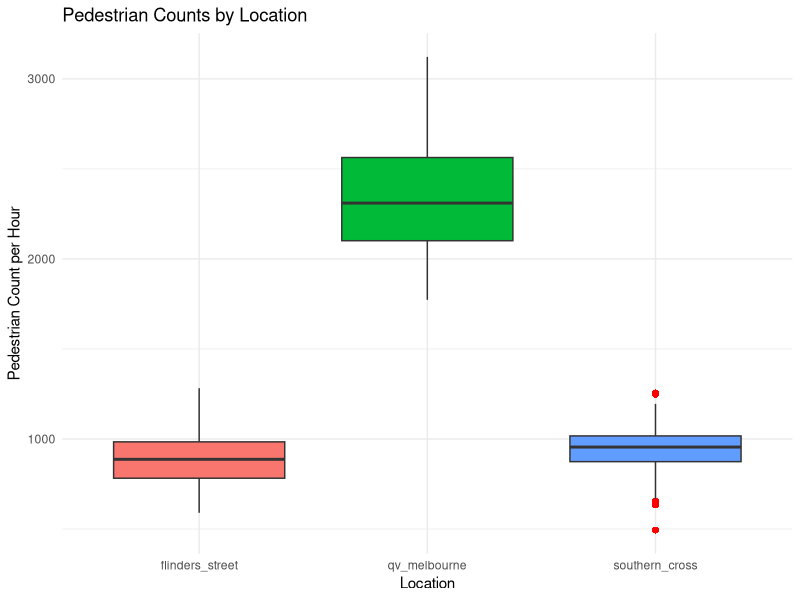
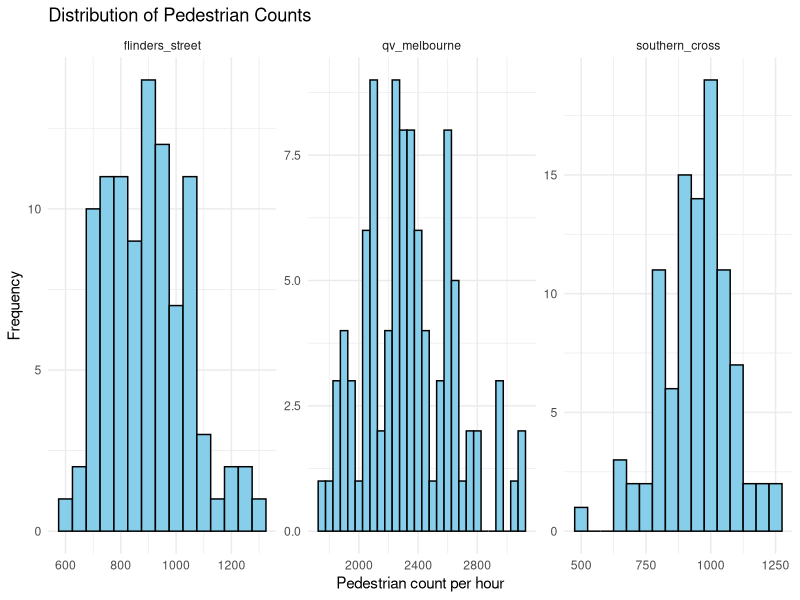
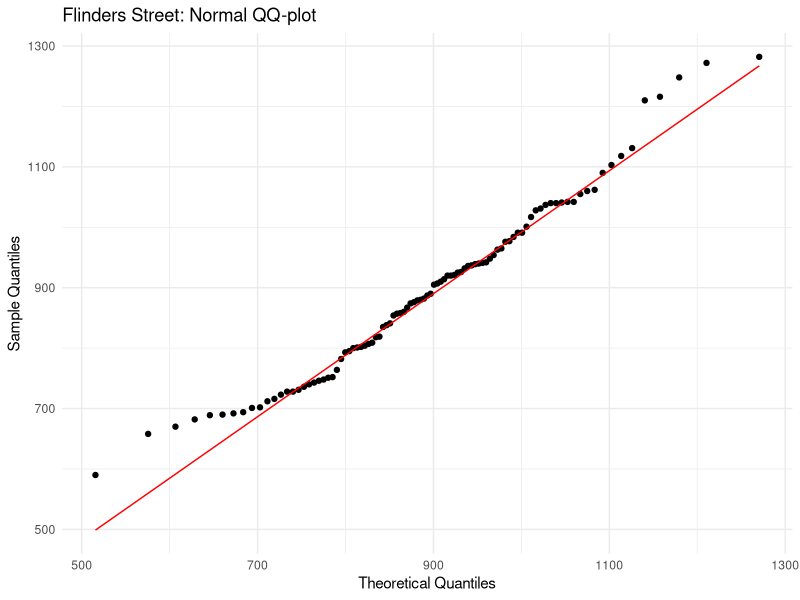
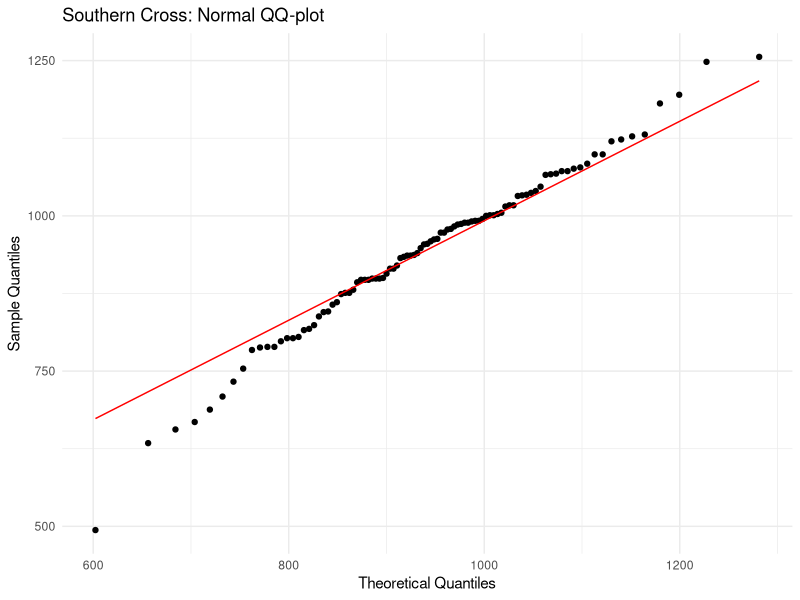
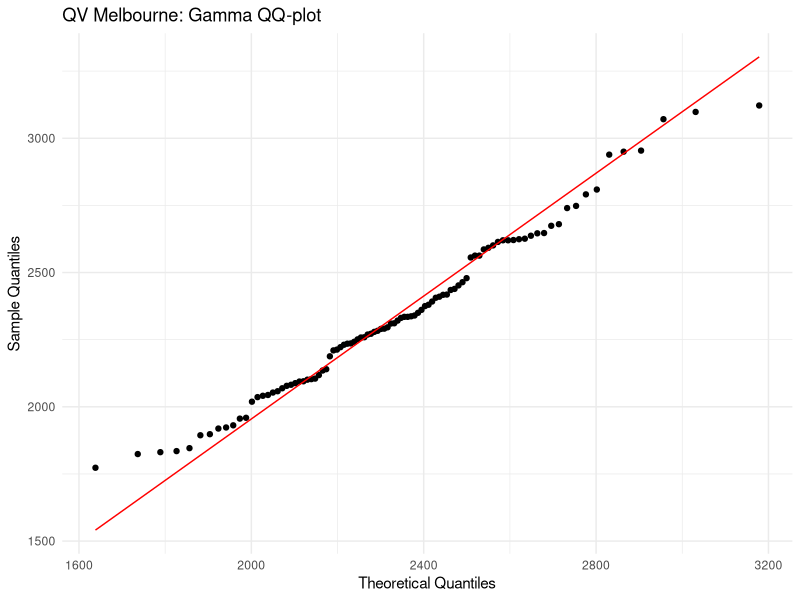
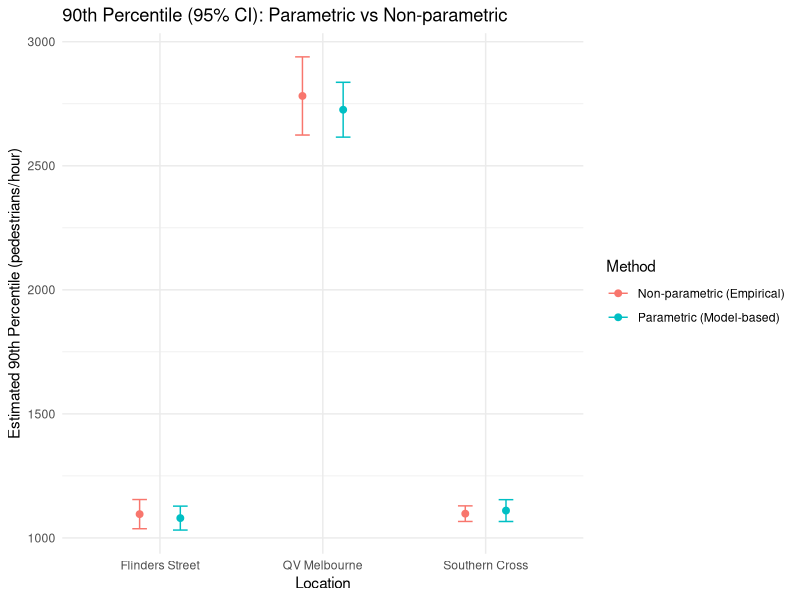
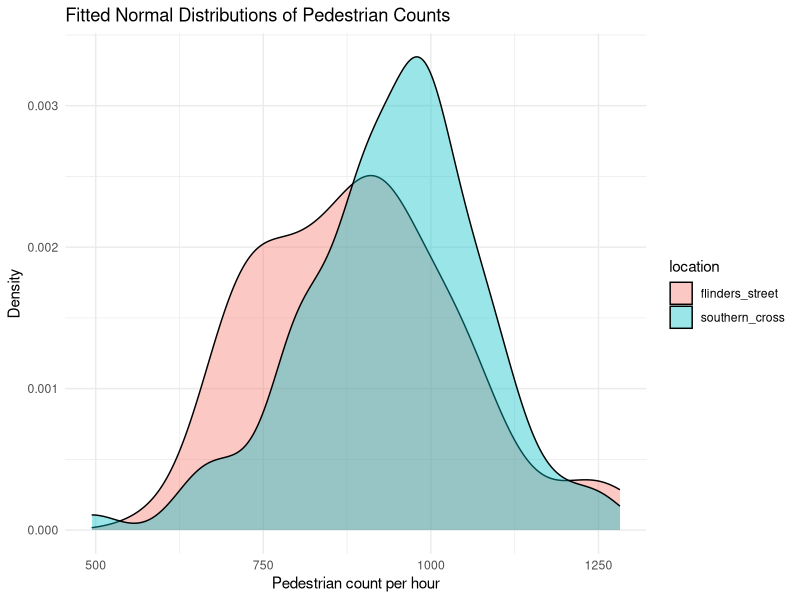
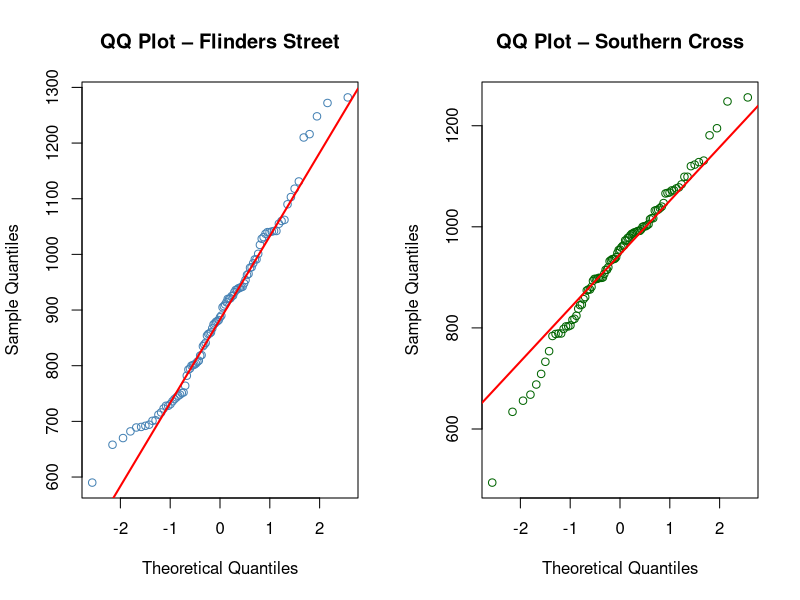

The R script that drew these images, in order:
## ---- chunk 1
# Load required libraries
library(tidyverse)
library(gridExtra) 
library(broom)      
library(dplyr)
library(ggplot2)
library(MASS)

# Set seed for reproducibility
set.seed(33895341)

# Set knitr options
knitr::opts_chunk$set(echo = TRUE, warning = FALSE,
                      eval = TRUE, message = FALSE)

# Read data (adjust path as needed)
pedestrians <- read.csv("data/pedestrians.csv")
# Verify that the data exists 
## ---- chunk 2
qv_melbourne_traffic <- pedestrians[["qv_melbourne"]]
southern_cross_traffic <- pedestrians[["southern_cross"]]
flinders_street_traffic <- pedestrians[["flinders_street"]]
## ---- chunk 3
ped_long <- pedestrians |>
  pivot_longer(cols = everything(),
               names_to = "location",
               values_to = "count")
## ---- chunk 4
get_mode <- function(x) {
  x <- x[!is.na(x)]
  ux <- unique(x)
  ux[which.max(tabulate(match(x, ux)))]
}

summary_stats <- ped_long |>
  group_by(location) |>
  summarise(
    n      = n(),                      
    Mean   = mean(count, na.rm = TRUE),
    Median = median(count, na.rm = TRUE),
    Mode   = get_mode(count),          
    SD     = sd(count, na.rm = TRUE),
    IQR    = IQR(count, na.rm = TRUE)
  ) |>
  mutate(across(where(is.numeric), ~round(.x, 1))) |>
  arrange(location)

summary_stats
## ---- chunk 5
ped_long |>
  mutate(location = forcats::fct_relevel(location, sort(unique(location)))) |>
  ggplot(aes(x = location, y = count, fill = location)) +
  geom_boxplot(outlier.colour = "red", outlier.shape = 16, outlier.size = 2) +
  labs(
    title = "Pedestrian Counts by Location",
    x = "Location",
    y = "Pedestrian Count per Hour"
  ) +
  theme_minimal() +
  theme(legend.position = "none")
## ---- chunk 6
ggplot(ped_long, aes(x = count)) +
  geom_histogram(binwidth = 50, fill = "skyblue", colour = "black") +
  facet_wrap(~ location, scales = "free") +
  labs(
    title = "Distribution of Pedestrian Counts",
    x = "Pedestrian count per hour",
    y = "Frequency"
  ) +
  theme_minimal()
## ---- chunk 7
fit_flinders <- MASS::fitdistr(flinders_street_traffic, "normal")
fit_southern <- MASS::fitdistr(southern_cross_traffic, "normal")
fit_qv       <- MASS::fitdistr(qv_melbourne_traffic,  "gamma")
## ---- chunk 8
# Helpers to tidy fits (matches Week 6 fitdistr pattern)
tidy_normal <- function(fit, location) {
  tibble::tibble(
    location = location, model = "Normal",
    mu     = unname(fit$estimate["mean"]),
    se_mu  = unname(fit$sd["mean"]),
    sigma  = unname(fit$estimate["sd"]),
    se_sigma = unname(fit$sd["sd"])
  )
}

tidy_gamma <- function(fit, location) {
  tibble::tibble(
    location = location, model = "Gamma",
    shape   = unname(fit$estimate["shape"]),
    se_shape= unname(fit$sd["shape"]),
    rate    = unname(fit$estimate["rate"]),
    se_rate = unname(fit$sd["rate"])
  )
}

# Build the report in one go
report_tbl_display <- dplyr::bind_rows(
  tidy_normal(fit_flinders, "Flinders Street"),
  tidy_normal(fit_southern, "Southern Cross"),
  tidy_gamma(fit_qv,       "QV Melbourne")
) |>
  dplyr::mutate(dplyr::across(where(is.numeric), ~round(.x, 3)))

report_tbl_display
## ---- chunk 9
# --- Flinders Street (Normal) ---
ggplot(data.frame(x = flinders_street_traffic), aes(sample = x)) +
  stat_qq(distribution = qnorm,
          dparams = list(mean = fit_flinders$estimate["mean"],
                         sd   = fit_flinders$estimate["sd"])) +
  stat_qq_line(distribution = qnorm,
               dparams = list(mean = fit_flinders$estimate["mean"],
                              sd   = fit_flinders$estimate["sd"]),
               colour = "red") +
  labs(title = "Flinders Street: Normal QQ-plot",
       x = "Theoretical Quantiles", y = "Sample Quantiles") +
  theme_minimal()

# --- Southern Cross (Normal) ---
ggplot(data.frame(x = southern_cross_traffic), aes(sample = x)) +
  stat_qq(distribution = qnorm,
          dparams = list(mean = fit_southern$estimate["mean"],
                         sd   = fit_southern$estimate["sd"])) +
  stat_qq_line(distribution = qnorm,
               dparams = list(mean = fit_southern$estimate["mean"],
                              sd   = fit_southern$estimate["sd"]),
               colour = "red") +
  labs(title = "Southern Cross: Normal QQ-plot",
       x = "Theoretical Quantiles", y = "Sample Quantiles") +
  theme_minimal()

# --- QV Melbourne (Gamma) ---
ggplot(data.frame(x = qv_melbourne_traffic), aes(sample = x)) +
  stat_qq(distribution = qgamma,
          dparams = list(shape = fit_qv$estimate["shape"],
                         rate  = fit_qv$estimate["rate"])) +
  stat_qq_line(distribution = qgamma,
               dparams = list(shape = fit_qv$estimate["shape"],
                              rate  = fit_qv$estimate["rate"]),
               colour = "red") +
  labs(title = "QV Melbourne: Gamma QQ-plot",
       x = "Theoretical Quantiles", y = "Sample Quantiles") +
  theme_minimal()
## ---- chunk 10
# Get each of the locations
qv_melbourne_traffic <- pedestrians[["qv_melbourne"]]
southern_cross_traffic <- pedestrians[["southern_cross"]]
flinders_street_traffic <- pedestrians[["flinders_street"]]
## ---- chunk 11
find_90th_percentile <- function(data, trials = 5000) {
  # Step 1: Remove missing values to ensure only valid pedestrian counts are used
  x <- data[!is.na(data)]
  n <- length(x)
  
  # Step 2–4: Bootstrap re-sampling to estimate sampling variability
  q_boot <- replicate(trials, {
    # Step 2: Create a bootstrap sample by sampling with replacement
    xb <- sample(x, size = n, replace = TRUE)
    
    # Step 3: Calculate the empirical 90th percentile for this sample
    quantile(xb, probs = 0.9, type = 7)
  })
  
  # Step 5: Construct a 95% confidence interval from the bootstrap distribution
  ci <- quantile(q_boot, c(0.025, 0.975))
  
  # Return the lower and upper bounds of the 95% CI for the 90th percentile
  list(
    ci_lower = ci[1],
    ci_upper = ci[2]
  )
}
## ---- chunk 12
# ==============================================================================
# Parametric Bootstrap Method - Combined Function
# ==============================================================================

find_90thPercentile_model <- function(data, model = "normal", trials = 5000) {
  # Remove missing/non-finite values
  x <- as.numeric(data[is.finite(data)])
  n <- length(x)
  
  if (n < 2) stop("Need at least 2 observations.")
  
  if (model == "normal") {
    # -------------------------------------------------------------------------
    # Normal Distribution
    # -------------------------------------------------------------------------
    
    # Fit Normal distribution to original data (MLE)
    mu_hat <- mean(x)
    sigma_hat <- sd(x)
    
    # Parametric bootstrap: Generate from fitted Normal distribution
    q_boot <- replicate(trials, {
      # Generate NEW data from Normal(μ̂, σ̂)
      xb <- rnorm(n, mean = mu_hat, sd = sigma_hat)
      # Calculate empirical 90th percentile from simulated data
      quantile(xb, probs = 0.90, type = 7)
    })
    
  } else if (model == "gamma") {
    # -------------------------------------------------------------------------
    # Gamma Distribution
    # -------------------------------------------------------------------------
    
    if (any(x <= 0)) stop("Gamma model requires strictly positive data.")
    
    # Fit Gamma distribution to original data (MLE)
    fit <- MASS::fitdistr(x, densfun = "gamma")
    shape_hat <- unname(fit$estimate["shape"])
    rate_hat  <- unname(fit$estimate["rate"])
    
    # Parametric bootstrap: Generate from fitted Gamma distribution
    q_boot <- replicate(trials, {
      # Generate NEW data from Gamma(α̂, β̂)
      xb <- rgamma(n, shape = shape_hat, rate = rate_hat)
      # Calculate empirical 90th percentile from simulated data
      quantile(xb, probs = 0.90, type = 7)
    })
    
  } else {
    stop("Model must be either 'normal' or 'gamma'")
  }
  
  # Construct 95% CI using percentile bootstrap method
  ci <- quantile(q_boot, c(0.025, 0.975), names = FALSE)
  
  # Return results
  list(
    q90_estimate = mean(q_boot),
    ci_lower = ci[1],
    ci_upper = ci[2]
  )
}
## ---- chunk 13
# Approach 1: Sample (Empirical) Quantile Method
qv_estimate_bootstrap <- find_90th_percentile(qv_melbourne_traffic)
flinders_estimate_bootstrap <- find_90th_percentile(flinders_street_traffic)
southern_estimate_bootstrap <- find_90th_percentile(southern_cross_traffic)
## ---- chunk 14
# Approach 2: Model Based Quantile
flinders_param <- find_90thPercentile_model(flinders_street_traffic, model = "normal")
southern_param <- find_90thPercentile_model(southern_cross_traffic, model = "normal")
qv_param       <- find_90thPercentile_model(qv_melbourne_traffic, model = "gamma")
## ---- chunk 15
# --- Point estimates (non-bootstrapped) ---
# Empirical (sample) 90th percentile
q90_emp_qv       <- quantile(qv_melbourne_traffic,       0.90, type = 7)
q90_emp_flinders <- quantile(flinders_street_traffic,    0.90, type = 7)
q90_emp_southern <- quantile(southern_cross_traffic,     0.90, type = 7)

# Model-based 90th percentile using fitted parameters from Task 1
q90_mod_flinders <- qnorm(0.90, mean = fit_flinders$estimate["mean"],
                                  sd   = fit_flinders$estimate["sd"])
q90_mod_southern <- qnorm(0.90, mean = fit_southern$estimate["mean"],
                                  sd   = fit_southern$estimate["sd"])
q90_mod_qv       <- qgamma(0.90, shape = fit_qv$estimate["shape"],
                                   rate  = fit_qv$estimate["rate"])

# --- Build a single tidy results table (long form) ---
results_task2 <- dplyr::bind_rows(
  # Empirical method (non-parametric bootstrap CI)
  tibble::tibble(
    Location   = c("QV Melbourne", "Flinders Street", "Southern Cross"),
    Method     = "Non-parametric (Empirical)",
    Point      = c(q90_emp_qv, q90_emp_flinders, q90_emp_southern),
    Lower_95CI = c(qv_estimate_bootstrap$ci_lower,
                   flinders_estimate_bootstrap$ci_lower,
                   southern_estimate_bootstrap$ci_lower),
    Upper_95CI = c(qv_estimate_bootstrap$ci_upper,
                   flinders_estimate_bootstrap$ci_upper,
                   southern_estimate_bootstrap$ci_upper)
  ),
  # Model-based method (non-parametric bootstrap CI around model quantile)
  tibble::tibble(
    Location   = c("QV Melbourne", "Flinders Street", "Southern Cross"),
    Method     = "Parametric (Model-based)",
    Point      = c(q90_mod_qv, q90_mod_flinders, q90_mod_southern),
    Lower_95CI = c(qv_param$ci_lower, flinders_param$ci_lower, southern_param$ci_lower),
    Upper_95CI = c(qv_param$ci_upper, flinders_param$ci_upper, southern_param$ci_upper)
  )
) |>
  dplyr::mutate(dplyr::across(where(is.numeric), ~round(.x, 2)))

results_task2
## ---- chunk 16
plot_df <- results_task2 %>%
  mutate(Mid = (Lower_95CI + Upper_95CI) / 2)

# Visualise: midpoint with 95% CI bars, dodged by Method
ggplot(plot_df, aes(x = Location, y = Mid, color = Method)) +
  geom_point(position = position_dodge(width = 0.5), size = 2) +
  geom_errorbar(aes(ymin = Lower_95CI, ymax = Upper_95CI),
                position = position_dodge(width = 0.5), width = 0.18) +
  labs(
    title = "90th Percentile (95% CI): Parametric vs Non-parametric",
    x = "Location",
    y = "Estimated 90th Percentile (pedestrians/hour)",
    color = "Method"
  ) +
  theme_minimal()
## ---- chunk 17
# Prepare the data
flinders <- pedestrians$flinders_street
southern <- pedestrians$southern_cross
## ---- chunk 18
ped_long |>
  filter(location %in% c("flinders_street", "southern_cross")) |>
  ggplot(aes(x = count, fill = location)) +
  geom_density(alpha = 0.4) +
  labs(title = "Fitted Normal Distributions of Pedestrian Counts",
       x = "Pedestrian count per hour",
       y = "Density") +
  theme_minimal()
## ---- chunk 19
## QQ plots to check Normality for Flinders Street and Southern Cross

# Display two plots side by side
par(mfrow = c(1, 2))

# QQ plot for Flinders Street
qqnorm(flinders,
       main = "QQ Plot – Flinders Street",
       xlab = "Theoretical Quantiles",
       ylab = "Sample Quantiles",
       col = "steelblue")
qqline(flinders, col = "red", lwd = 2)

# QQ plot for Southern Cross
qqnorm(southern,
       main = "QQ Plot – Southern Cross",
       xlab = "Theoretical Quantiles",
       ylab = "Sample Quantiles",
       col = "darkgreen")
qqline(southern, col = "red", lwd = 2)
## ---- chunk 20
ci_res <- t.test(flinders, southern, conf.level = 0.95)

mean_diff <- ci_res$estimate[1] - ci_res$estimate[2]
ci_lower  <- ci_res$conf.int[1]
ci_upper  <- ci_res$conf.int[2]
## ---- chunk 21
ci_df <- tibble(
  comparison = "Flinders − Southern Cross",
  mean_diff = mean_diff,
  lwr = ci_lower,
  upr = ci_upper
)

ggplot(ci_df, aes(x = comparison, y = mean_diff)) +
  geom_point(size = 4, colour = "blue") +
  geom_errorbar(aes(ymin = lwr, ymax = upr), width = 0.15, colour = "blue") +
  geom_hline(yintercept = 0, linetype = 2, colour = "black") +
  geom_hline(yintercept =  80, linetype = 3, colour = "red") +
  geom_hline(yintercept = -80, linetype = 3, colour = "red") +
  labs(
    title = "95% Confidence Interval for Mean Difference",
    x = NULL,
    y = "Mean difference (Flinders − Southern Cross)"
  ) +
  theme_minimal()
## ---- chunk 22
ci <- ci_res$conf.int
difference <- ci[2] - ci[1]
difference
## ---- chunk 23
# Transform data to long format for analysis
# Following the pivot_longer pattern from Week 3 solutions
peds_long <- pedestrians |>
  pivot_longer(cols = c(southern_cross, flinders_street, qv_melbourne),
               names_to = "location",
               values_to = "count")

# Calculate confidence intervals for each location
# Following the t-distribution approach from Week 3 lecture, slide 50
# Using group_by and summarise pattern from Week 5 solutions
ci_results <- peds_long |>
  group_by(location) |>
  summarise(
    mean = mean(count),
    n = n(),
    se = sd(count) / sqrt(n),
    # Critical value from t-distribution (Week 3 lecture, slide 39)
    t_val = qt(0.975, df = n - 1),
    ci_lower = mean - t_val * se,
    ci_upper = mean + t_val * se
  )

# Display results
print(ci_results)
## ---- chunk 24
# Visualization: Comparison of mean pedestrian counts with 95% CIs
# Following the comparison visualization style from Week 4 lecture
ggplot(ci_results, aes(x = location, y = mean)) +
  geom_point(size = 3, color = "darkblue") +
  geom_errorbar(aes(ymin = ci_lower, ymax = ci_upper), 
                width = 0.2, 
                linewidth = 1,
                color = "darkblue") +
  labs(
    title = "Average Pedestrian Count by Location with 95% Confidence Intervals",
    x = "Location",
    y = "Average Pedestrians per Hour"
  ) +
  theme_minimal(base_size = 13)
## ---- chunk 25
# Define parameters
threshold <- 1000
base_pay  <- 10000
bonus_pay <- 5000

# Transform data to long format with exceed indicator
# Following pivot_longer pattern from Week 3 solutions
peds_long <- pedestrians |>
  pivot_longer(cols = c(southern_cross, flinders_street, qv_melbourne),
               names_to = "location",
               values_to = "count") |>
  mutate(
    location = recode(location,
                     "southern_cross"  = "Southern Cross",
                     "flinders_street" = "Flinders Street", 
                     "qv_melbourne"    = "QV Melbourne"),
    exceed = as.integer(count > threshold)
  )
## ---- chunk 26
# Bayesian analysis using Beta-Binomial conjugate pair
# Following Week 8 lecture material on conjugate priors
alpha_prior <- 1
beta_prior  <- 1

bayesian_results <- peds_long |>
  group_by(location) |>
  summarise(
    n_days   = n(),
    n_exceed = sum(exceed),
    .groups  = "drop"
  ) |>
  mutate(
    # Posterior parameters (Week 8 lecture, slide 6)
    alpha_post = alpha_prior + n_exceed,
    beta_post  = beta_prior + n_days - n_exceed,
    
    # Posterior mean of θ (Week 8 lecture)
    theta_mean = alpha_post / (alpha_post + beta_post),
    
    # 95% credible interval for θ using Beta quantiles
    # Following Week 8 solutions pattern
    theta_lower = qbeta(0.025, alpha_post, beta_post),
    theta_upper = qbeta(0.975, alpha_post, beta_post),
    
    # Transform to revenue scale (linear transformation)
    # R = base_pay + bonus_pay * θ
    revenue_mean  = base_pay + bonus_pay * theta_mean,
    revenue_lower = base_pay + bonus_pay * theta_lower,
    revenue_upper = base_pay + bonus_pay * theta_upper
  )

print(bayesian_results)
## ---- chunk 27
# Bootstrap analysis - following Week 5 lecture material
set.seed(24205242)  # For reproducibility
B <- 5000  # Number of bootstrap samples (Week 5 standard)

bootstrap_results <- peds_long |>
  group_by(location) |>
  summarise(
    n_days = n(),
    n_exceed = sum(exceed),
    
    # Empirical proportion (point estimate)
    theta_empirical = n_exceed / n_days,
    
    # Bootstrap CI calculation
    theta_boot_lower = {
      # Generate B bootstrap samples
      boot_props <- replicate(B, {
        boot_sample <- sample(exceed, size = n_days, replace = TRUE)
        mean(boot_sample)
      })
      # 2.5% percentile (Week 5 lecture, slide 15)
      quantile(boot_props, 0.025)
    },
    
    theta_boot_upper = {
      boot_props <- replicate(B, {
        boot_sample <- sample(exceed, size = n_days, replace = TRUE)
        mean(boot_sample)
      })
      # 97.5% percentile
      quantile(boot_props, 0.975)
    },
    
    # Transform to revenue scale
    revenue_empirical = base_pay + bonus_pay * theta_empirical,
    revenue_boot_lower = base_pay + bonus_pay * theta_boot_lower,
    revenue_boot_upper = base_pay + bonus_pay * theta_boot_upper,
    
    .groups = "drop"
  )

print(bootstrap_results)
## ---- chunk 28
# Compare the two methods
# Following Week 1 dplyr patterns for column selection
comparison <- bayesian_results |>
  dplyr::select(location, revenue_mean, revenue_lower, revenue_upper) |>
  dplyr::rename(Bayesian_Mean = revenue_mean,
                Bayesian_Lower = revenue_lower,
                Bayesian_Upper = revenue_upper) |>
  left_join(
    bootstrap_results |>
      dplyr::select(location, revenue_empirical, revenue_boot_lower, revenue_boot_upper) |>
      dplyr::rename(Bootstrap_Mean = revenue_empirical,
                    Bootstrap_Lower = revenue_boot_lower,
                    Bootstrap_Upper = revenue_boot_upper),
    by = "location"
  )

print(comparison)
## ---- chunk 29
# Create combined visualization showing both methods
# Following Week 5 visualization patterns for bootstrap results
# Prepare data for plotting
plot_data <- bind_rows(
  bayesian_results |>
    dplyr::select(location, revenue_mean, revenue_lower, revenue_upper) |>
    mutate(method = "Bayesian (Beta-Binomial)"),
  bootstrap_results |>
    dplyr::select(location, 
           revenue_mean = revenue_empirical,
           revenue_lower = revenue_boot_lower,
           revenue_upper = revenue_boot_upper) |>
    mutate(method = "Frequentist (Bootstrap)")
)

ggplot(plot_data, aes(x = location, y = revenue_mean, color = method)) +
  geom_point(size = 3, position = position_dodge(width = 0.3)) +
  geom_errorbar(aes(ymin = revenue_lower, ymax = revenue_upper),
                width = 0.2, 
                linewidth = 1,
                position = position_dodge(width = 0.3)) +
  labs(
    title = "Expected Billboard Revenue: Comparison of Two Methods",
    subtitle = "Bayesian credible intervals vs. Bootstrap confidence intervals",
    x = "Location",
    y = "Expected Revenue ($)",
    color = "Method"
  ) +
  theme_minimal(base_size = 12) +
  theme(legend.position = "bottom") +
  coord_flip()
## ---- chunk 30
sessionInfo()
